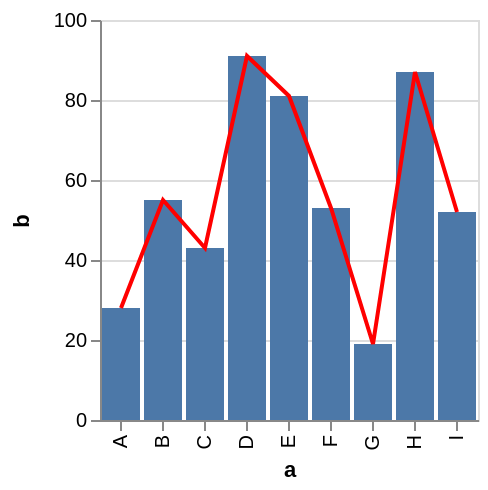

Source (Vega-Lite JSON):
### Vega specification from a JSON file in a GitHub repository (floating-point values rounded to 4 significant figures)
{"$schema": "https://vega.github.io/schema/vega/v3.0.json", "autosize": "pad", "padding": 5, "style": "cell", "data": [{"name": "source_0", "values": [{"a": "A", "b": 28}, {"a": "B", "b": 55}, {"a": "C", "b": 43}, {"a": "D", "b": 91}, {"a": "E", "b": 81}, {"a": "F", "b": 53}, {"a": "G", "b": 19}, {"a": "H", "b": 87}, {"a": "I", "b": 52}]}, {"name": "data_1", "source": "source_0", "transform": [{"type": "formula", "expr": "toNumber(datum[\"b\"])", "as": "b"}, {"type": "filter", "expr": "datum[\"b\"] !== null && !isNaN(datum[\"b\"])"}]}, {"name": "data_2", "source": "source_0", "transform": [{"type": "formula", "expr": "toNumber(datum[\"b\"])", "as": "b"}, {"type": "filter", "expr": "datum[\"b\"] !== null && !isNaN(datum[\"b\"])"}]}], "signals": [{"name": "x_step", "value": 21}, {"name": "width", "update": "bandspace(domain('x').length, 0.1, 0.05) * x_step"}, {"name": "height", "update": "200"}], "marks": [{"name": "layer_0_marks", "type": "rect", "style": ["bar"], "from": {"data": "data_1"}, "encode": {"update": {"x": {"scale": "x", "field": "a"}, "width": {"scale": "x", "band": true}, "y": {"scale": "y", "field": "b"}, "y2": {"scale": "y", "value": 0}, "fill": {"value": "#4c78a8"}}}}, {"name": "layer_1_marks", "type": "line", "style": ["line"], "sort": {"field": "datum[\"a\"]", "order": "descending"}, "from": {"data": "data_2"}, "encode": {"update": {"x": {"scale": "x", "field": "a", "band": 0.5}, "y": {"scale": "y", "field": "b"}, "stroke": {"value": "red"}}}}], "scales": [{"name": "x", "type": "band", "domain": {"fields": [{"data": "data_1", "field": "a"}, {"data": "data_2", "field": "a"}], "sort": true}, "range": {"step": {"signal": "x_step"}}, "round": true, "paddingInner": 0.1, "paddingOuter": 0.05}, {"name": "y", "type": "linear", "domain": {"fields": [{"data": "data_1", "field": "b"}, {"data": "data_2", "field": "b"}], "sort": true}, "range": [{"signal": "height"}, 0], "round": true, "nice": true, "zero": true}], "axes": [{"scale": "x", "labelOverlap": true, "orient": "bottom", "title": "a", "zindex": 1, "encode": {"labels": {"update": {"angle": {"value": 270}, "align": {"value": "right"}, "baseline": {"value": "middle"}}}}}, {"scale": "y", "labelOverlap": true, "orient": "left", "tickCount": {"signal": "ceil(height/40)"}, "title": "b", "zindex": 1}, {"scale": "y", "domain": false, "grid": true, "labels": false, "maxExtent": 0, "minExtent": 0, "orient": "left", "tickCount": {"signal": "ceil(height/40)"}, "ticks": false, "zindex": 0, "gridScale": "x"}], "config": {"axis": {"domainColor": "#888", "tickColor": "#888"}, "axisY": {"minExtent": 30}}}
